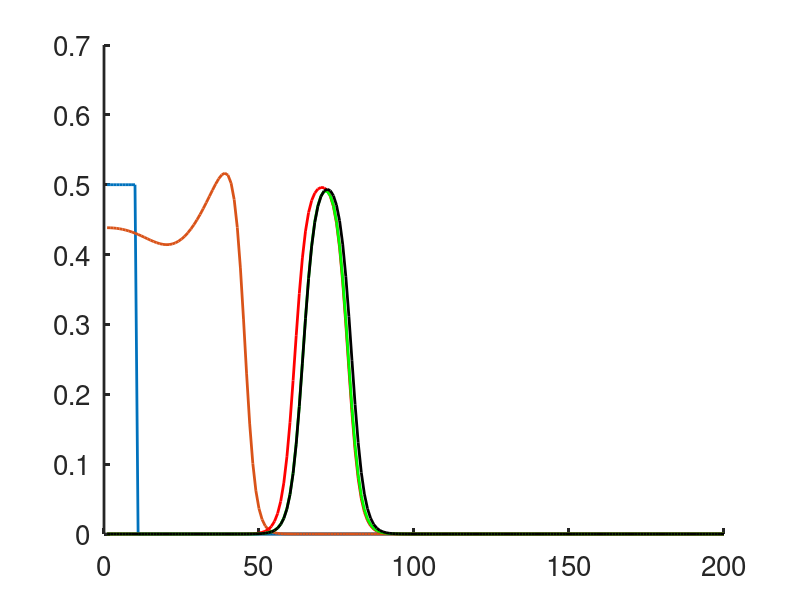

The MATLAB script that drew this image:

%  -------------------------------------------------------------------
%
%   Compute a traveling wave in the clotting model.
%
%   For Chapter 13, Section 13.4.3 of
%   Keener and Sneyd, Mathematical Physiology, 3rd Edition, Springer.
%
%   Written by James Keener and James Sneyd.
%
%  -------------------------------------------------------------------

clear all
close all
clc
set(0,                           ...
   'defaultaxesfontsize', 20,   ...
   'defaultaxeslinewidth', 2.0, ...
   'defaultlinelinewidth', 2.0)
delt=0.1; delx=0.01; n=200; tend=350; nt=tend/delt;
K1=6.85; K2=11.0; K3=2.36; K4=0.087; K5=17.0; K6=0.066; D=2.6e-4;


% initial condition with stimulus on left
u1(1,1:n)=0; u1(1,1:10)=0.5;
u2(1,1:n)=0; u3(1,1:n)=0;

% use backward Euler integration

% matrices for the backward Euler
lam=D*delt/(delx*delx);
A=(1+2*lam)*diag(ones(1,n)) - lam*diag(ones(1,n-1),1) - lam*diag(ones(1,n-1),-1);
A(1,2)=-2*lam; A(n,n-1)=-2*lam;

for i=2:nt
    uu1=u1(i-1,:); uu2=u2(i-1,:); uu3=u3(i-1,:);
    rhs1= K1*uu1.*uu2.*(1-uu1).*(1+K2*uu1)./(1+K3*uu3) - uu1;
    rhs2= uu1-K4*uu2;
    rhs3=K5*uu1.*uu1 - K6*uu3;
    
    u1(i,:) = A\(uu1' + delt*rhs1');
    u2(i,:) = A\(uu2' + delt*rhs2');
    u3(i,:) = A\(uu3' + delt*rhs3');
end

%surface(u1)
figure(1)
    plot(u1(1,:))
    hold on
    plot(u1(50/delt,:))
    plot(u1(250/delt,:),'red')
    plot(u1(300/delt,:),'green')
    plot(u1(350/delt,:),'black')
    box off
    hold off

%save('clotting')
